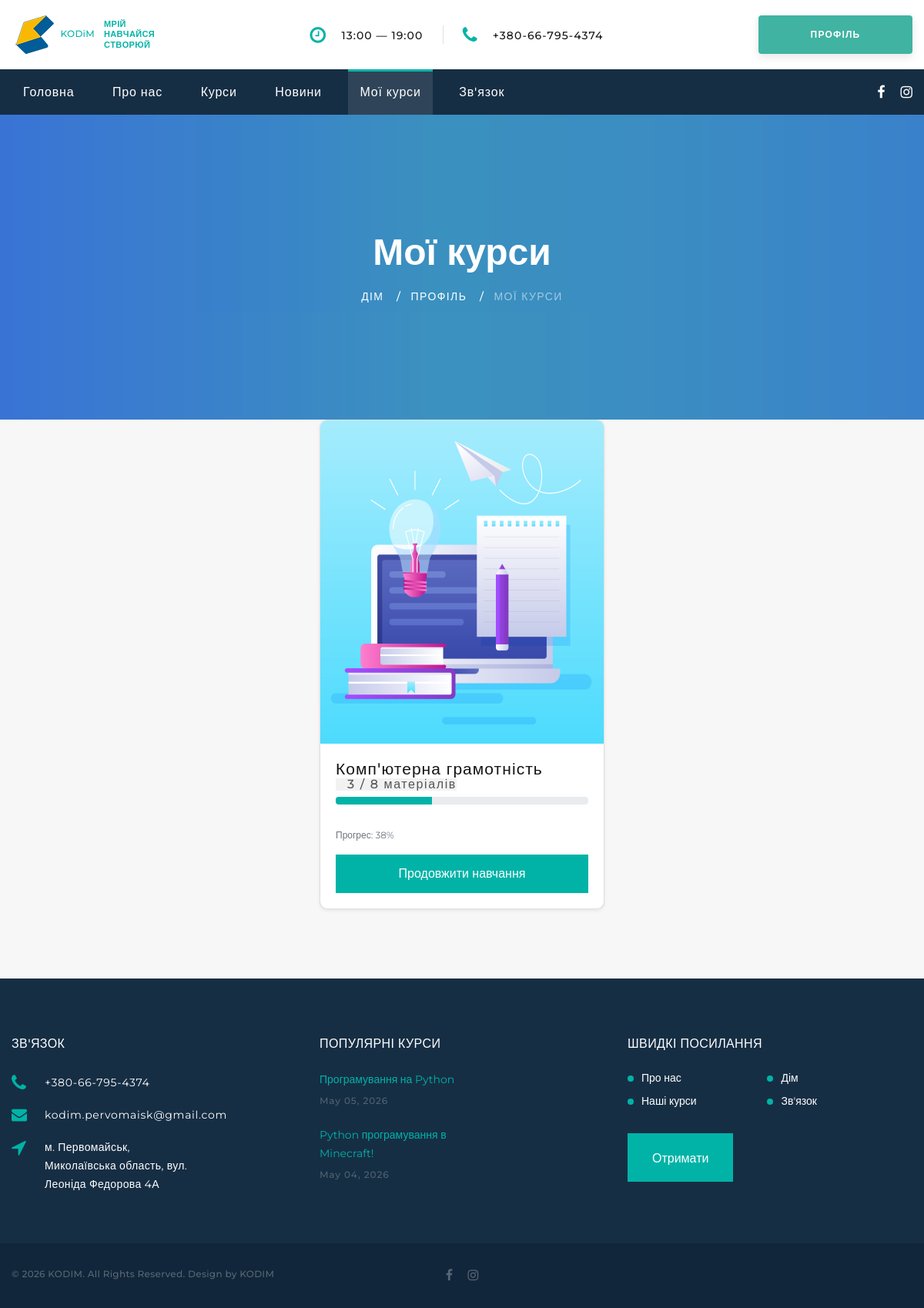
/learning/ (signed in), run on an earlier commit of the app's database.
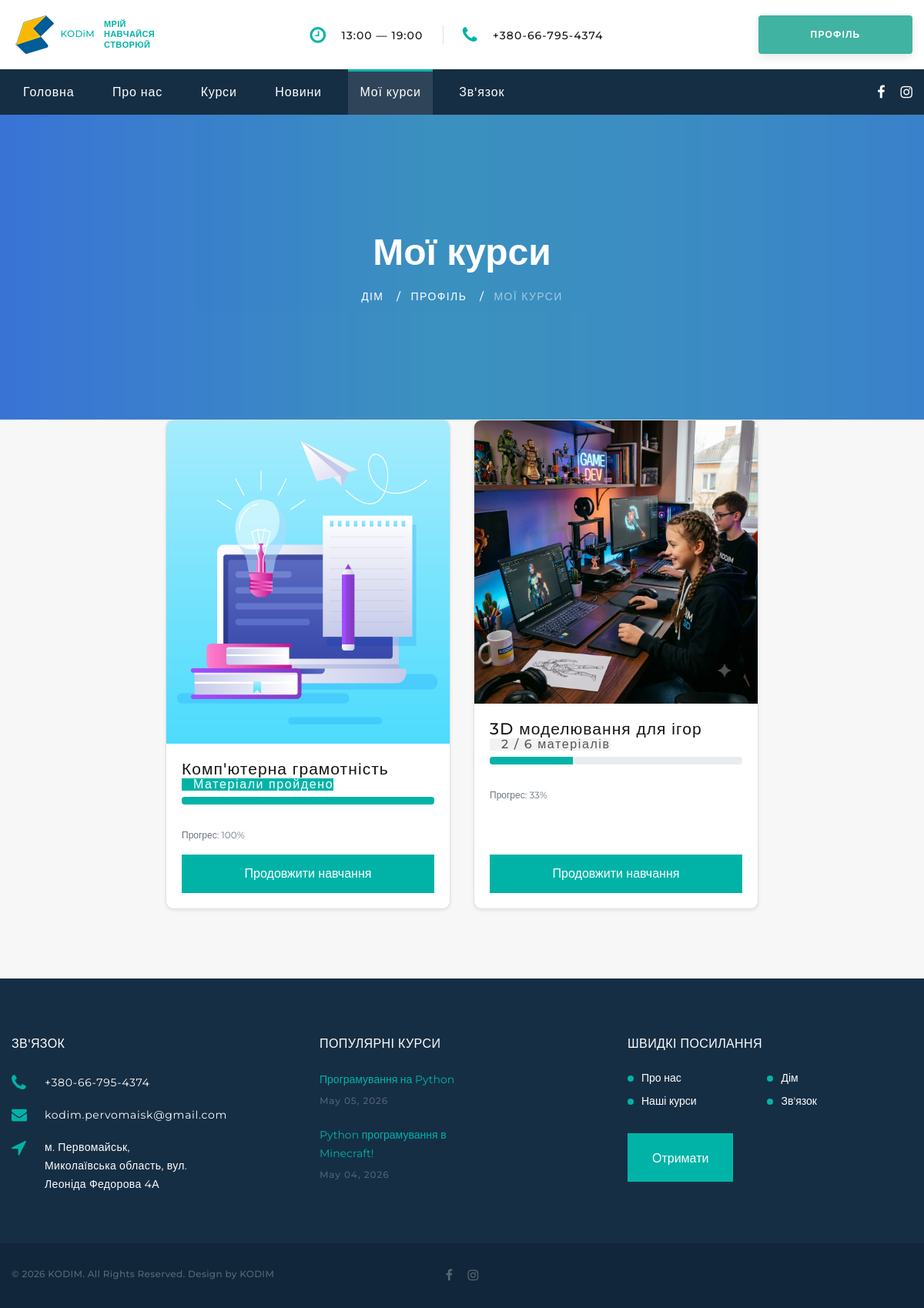
And on a later commit of the database.
### learning/models.py (models this page shows, shortened)
class Enrollment(models.Model):
    user = models.ForeignKey(
        settings.AUTH_USER_MODEL, on_delete=models.CASCADE,
        related_name='enrollments', verbose_name='Учень',
    )
    course = models.ForeignKey(
        Course, on_delete=models.CASCADE,
        related_name='enrollments', verbose_name='Курс',
    )
    assigned_at = models.DateTimeField('Призначено', auto_now_add=True)
    class Meta:
        unique_together = ('user', 'course')
        verbose_name = 'Призначення курсу'
        verbose_name_plural = 'Призначення курсів'
    def total_materials(self):
        return self.course.materials.count()
    def read_materials_count(self):
        return MaterialProgress.objects.filter(
            user=self.user, material__course=self.course, is_read=True
        ).count()
    def progress_percent(self):
        total = self.total_materials()
        if total == 0:
            return 0
        return round(self.read_materials_count() / total * 100)
    def all_materials_read(self):
        total = self.total_materials()
        return total > 0 and self.read_materials_count() == total

### Web_1/models.py (models this page shows, shortened)
class Course(models.Model):
    LEVEL_CHOICES = [
        ('beginner', 'Початківець'),
        ('intermediate', 'Середній'),
        ('advanced', 'Просунутий'),
    ]
    category = models.ForeignKey(
        Category,
        on_delete=models.CASCADE,
        help_text='оберіть категорію',
        verbose_name='категорія курсу',
        null=True,
    )
    name = models.CharField(max_length=50, verbose_name="Ім'я")
    name_url = models.CharField(
        max_length=50, verbose_name='Name URL', default='', blank=True
    )
    image = models.ImageField(
        upload_to='course_images',
        verbose_name='Картинка',
        null=True,
        blank=True,
        validators=[validate_image_size]  # Додано перевірку ваги файлу
    )
    emoji_icon = models.CharField(
        max_length=10,
        verbose_name='Емодзі іконка',
        default='🎮',
        blank=True,
        help_text='Емодзі, що відображається на картці курсу (напр. 🎮, 🐍, 🎨)',
    )
    description_short = models.CharField(
        max_length=250,
        verbose_name='Короткий опис',
        null=True,
        blank=True,
    )
    description = models.TextField(
        verbose_name='Опис',
        null=True,
        blank=True,
        help_text='Детальний опис курсу (відображається у секції "Як проходить навчання")',
    )
    kid_age = models.CharField(
        max_length=50,
        verbose_name='Вік учня',
        null=True,
        blank=True,
        help_text='Напр. «від 10 років» або «8–14 років»',
    )
    level = models.CharField(
        max_length=20,
        choices=LEVEL_CHOICES,
        verbose_name='Рівень',
        default='beginner',
    )
    duration = models.CharField(
        max_length=50,
        verbose_name='Тривалість курсу',
        null=True,
        blank=True,
        help_text='Напр. «5 місяців», «3 місяці»',
    )
    lessons_count = models.PositiveSmallIntegerField(
        verbose_name='Кількість занять',
        null=True,
        blank=True,
    )
    schedule = models.CharField(
        max_length=100,
        verbose_name='Розклад',
        null=True,
        blank=True,
        help_text='Напр. «2 заняття на тиждень по 90 хвилин»',
    )
    price = models.CharField(
        max_length=50,
        verbose_name='Вартість',
        null=True,
        blank=True,
        help_text='Залишіть порожнім або вкажіть базову ціну для SEO',
    )
    date_price = models.IntegerField(
        verbose_name='Дата_ціна',
        null=True,
        blank=True,
    )
    price_monthly = models.CharField(
        max_length=50,
        verbose_name='Ціна (помісячна)',
        null=True,
        blank=True,
        help_text='Напр. «1200 грн» або «Уточніть»',
    )
    price_semester = models.CharField(
        max_length=50,
        verbose_name='Ціна (семестр)',
        null=True,
        blank=True,
        help_text='Напр. «6500 грн» або «Знижка»',
    )
    price_full = models.CharField(
        max_length=50,
        verbose_name='Ціна (повна)',
        null=True,
        blank=True,
        help_text='Напр. «11000 грн» або «Макс. знижка»',
    )
    stat_students = models.PositiveIntegerField(
        verbose_name='Учнів пройшло',
        null=True,
        blank=True,
        help_text='Напр. 120',
    )
    stat_projects = models.PositiveIntegerField(
        verbose_name='Проєктів створено',
        null=True,
        blank=True,
    )
    stat_rating = models.DecimalField(
        max_digits=3,
        decimal_places=1,
        verbose_name='Рейтинг',
        null=True,
        blank=True,
        help_text='Напр. 4.9',
    )
    stat_years = models.PositiveSmallIntegerField(
        verbose_name='Років викладаємо',
        null=True,
        blank=True,
    )
    what_will_learn = models.JSONField(
        verbose_name='Що вивчить дитина',
        null=True,
        blank=True,
        help_text=(
            'Список рядків. Приклад: '
            '["Основи Lua", "Створення 3D-світів", "Публікація гри"]'
        ),
    )
    for_whom = models.JSONField(
        verbose_name='Для кого курс',
        null=True,
        blank=True,
        help_text=(
            'Список об\'єктів. Приклад: '
            '[{"icon": "🎮", "title": "Фанати Roblox", '
            '"text": "Хочуть не просто грати, а створювати"}]'
        ),
    )
    advantages = models.JSONField(
        verbose_name='Переваги напряму',
        null=True,
        blank=True,
        help_text=(
            'Список нумерованих переваг курсу/професії. Приклад: '
            '[{"title": "Висока затребуваність", '
            '"text": "Python — одна з найпопулярніших мов програмування у світі"}]'
        ),
    )
    program_modules = models.JSONField(
        verbose_name='Програма (модулі)',
        null=True,
        blank=True,
        help_text=(
            'Список модулів. Приклад: '
            '[{"num": "01", "title": "Знайомство з Roblox Studio", '
            '"subtitle": "Інтерфейс та перший світ", '
            '"topics": ["Інтерфейс редактора", "Перша локація"]}]'
        ),
    )
    results = models.JSONField(
        verbose_name='Результати курсу',
        null=True,
        blank=True,
        help_text=(
            'Список результатів. Приклад: '
            '[{"icon": "🏆", "text": "Власна гра у Roblox"}]'
        ),
    )
    faq = models.JSONField(
        verbose_name='Часті запитання (FAQ)',
        null=True,
        blank=True,
        help_text=(
            'Список питань/відповідей. Приклад: '
            '[{"question": "З якого віку?", "answer": "Від 10 років."}]'
        ),
    )
    meta_description = models.CharField(
        max_length=300,
        verbose_name='Meta опис (SEO)',
        null=True,
        blank=True,
    )
    is_active = models.BooleanField(
        default=True,
        verbose_name='Активний',
        help_text='Якщо знято — курс не відображається на сайті',
    )
    order = models.PositiveSmallIntegerField(
        default=0,
        verbose_name='Порядок сортування',
    )
    class Meta:
        verbose_name = 'Курс'
        verbose_name_plural = 'Курси'
        ordering = ['order', 'name']

### learning/views.py (the view)
# urls.py: path('', views.my_courses, name='my_courses'),
@login_required
def my_courses(request):
    enrollments = Enrollment.objects.filter(user=request.user).select_related('course')
    return render(request, 'learning/my_courses.html', {'enrollments': enrollments})

### learning/templates/learning/my_courses.html (shortened to what this page needs)
<!DOCTYPE html>
{% extends 'base.html' %}
{% load static %}
{% block content %}
<section class="breadcrumbs-custom-inset">
  <div class="breadcrumbs-custom context-dark bg-overlay-60">
    <div class="container">
      <h2 class="breadcrumbs-custom-title">Мої курси</h2>
      <ul class="breadcrumbs-custom-path">
        <li><a href="/">Дім</a></li>
        <li><a href="{% url 'users:profile' %}">Профіль</a></li>
        <li class="active">Мої курси</li>
      </ul>
    </div>
    <div class="box-position" style="background-image: url({% static 'images/breadcrumbs-bg.png' %});"></div>
  </div>
</section>
<section class="section section-lg section-top-1 bg-gray-4">
  <div class="container">
    {% if enrollments %}
    <div class="row row-30 justify-content-center">
      {% for enrollment in enrollments %}
      <div class="col-md-6 col-lg-4 wow fadeInDown" data-wow-delay=".2s">
        <div class="card h-100 shadow-sm learning-course-card">
          {% if enrollment.course.image %}
          <a href="{% url 'learning:course_materials' enrollment.course.id %}">
            <img class="card-img-top" src="{{ enrollment.course.image.url }}" alt="{{ enrollment.course.name }}">
          </a>
          {% endif %}
          <div class="card-body d-flex flex-column">
            <h5 class="card-title">{{ enrollment.course.name }}</h5>
            {% if enrollment.all_materials_read %}
            <span class="badge badge-pill learning-badge-done mb-2">Матеріали пройдено</span>
            {% else %}
            <span class="badge badge-pill learning-badge-progress mb-2">
              {{ enrollment.read_materials_count }} / {{ enrollment.total_materials }} матеріалів
            </span>
            {% endif %}
            <div class="progress mb-3" style="height: 10px;">
              <div class="progress-bar learning-progress-bar" role="progressbar"
                   style="width: {{ enrollment.progress_percent }}%;"
                   aria-valuenow="{{ enrollment.progress_percent }}" aria-valuemin="0" aria-valuemax="100"></div>
            </div>
            <p class="small text-muted mb-3">Прогрес: {{ enrollment.progress_percent }}%</p>
            <div class="mt-auto">
              <a class="button button-primary button-pipaluk btn-block" href="{% url 'learning:course_materials' enrollment.course.id %}">
                {% if enrollment.read_materials_count > 0 %}Продовжити навчання{% else %}Почати навчання{% endif %}
              </a>
            </div>
          </div>
        </div>
      </div>
      {% endfor %}
    </div>
    {% endif %}
  </div>
</section>
{% endblock content %}
{% block navbar %}
<li class="rd-nav-item"><a class="rd-nav-link" href="/">Головна</a></li>
<li class="rd-nav-item"><a class="rd-nav-link" href="/about/">Про нас</a></li>
<li class="rd-nav-item"><a class="rd-nav-link" href="/courses/">Курси</a></li>
<li class="rd-nav-item"><a class="rd-nav-link" href="/news/">Новини</a></li>
<li class="rd-nav-item active"><a class="rd-nav-link" href="{% url 'learning:my_courses' %}">Мої курси</a></li>
<li class="rd-nav-item"><a class="rd-nav-link" href="/contact-us/">Зв'язок</a></li>
{% endblock %}

What changed in the data, as far as the page shows it:
shown differently, row unchanged: Enrollment "Комп'ютерна грамотність": {{ enrollment.progress_percent }} 38 → 100 (drawn); progress_percent "38" → "100"; read_materials_count "3" → (not shown); total_materials "8" → (not shown); text "/ матеріалів" → "Матеріали пройдено"
added Enrollment: course.image (picture), course.name "3D моделювання для ігор", read_materials_count "2", total_materials "6", progress_percent "33", shows "Продовжити навчання"
